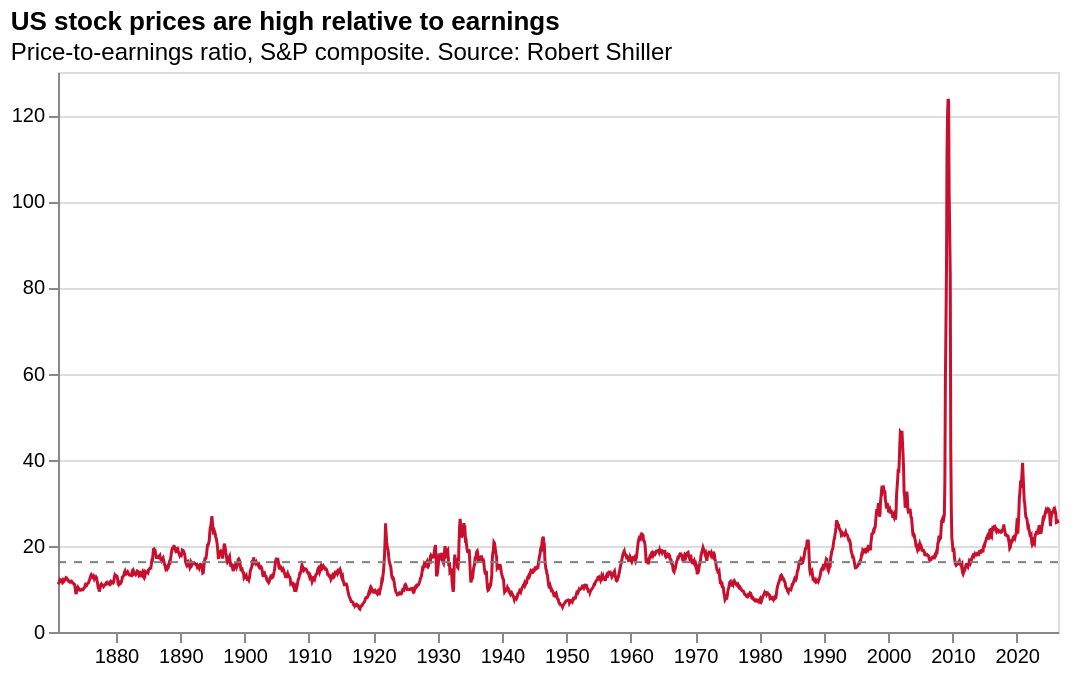

The notebook cell this image was saved under:
### Markdown cell above
<br>
<br>

---

<br>

## 6. Optional: add the long-run average (layering charts)

Is today's P/E *high*? Only compared with something. We can add a dashed line at the long-run average.

This uses two ideas we'll cover properly in a later week, but they show how easily charts combine in Altair:
- `mean(PE_ratio)` asks Altair to **calculate** the average for us
- `+` **layers** one chart on top of another

> Read more: [Layered charts](https://altair-viz.github.io/user_guide/compound_charts.html#layered-charts), [aggregate transforms](https://altair-viz.github.io/user_guide/transform/aggregate.html)

### Code cell
average_line = alt.Chart(df).mark_rule(
    color='grey',
    strokeDash=[4, 4]
).encode(
    y=alt.Y('mean(PE_ratio):Q')
)

chart_styled + average_line

### Figure 1 — Vega-Lite specification as saved in the notebook (floating-point values rounded to 4 significant figures; data arrays with more than 128 entries replaced by an {"elided": "..."} marker saying what was removed)
{"config": {"view": {"continuousWidth": 300, "continuousHeight": 300}}, "layer": [{"mark": {"type": "line", "color": "#c8102e", "strokeWidth": 1.5}, "encoding": {"x": {"axis": {"grid": false}, "field": "Date_iso", "title": null, "type": "temporal"}, "y": {"field": "PE_ratio", "title": null, "type": "quantitative"}}, "title": {"text": "US stock prices are high relative to earnings", "anchor": "start", "subtitle": "Price-to-earnings ratio, S&P composite. Source: Robert Shiller"}}, {"mark": {"type": "rule", "color": "grey", "strokeDash": [4, 4]}, "encoding": {"y": {"aggregate": "mean", "field": "PE_ratio", "type": "quantitative"}}}], "data": {"name": "data-a0c7e0d193bdfda06bb8e0a284fdbfb4"}, "height": 280, "width": 500, "$schema": "https://vega.github.io/schema/vega-lite/v5.20.1.json", "datasets": {"data-a0c7e0d193bdfda06bb8e0a284fdbfb4": {"elided": "1866 records"}}}
